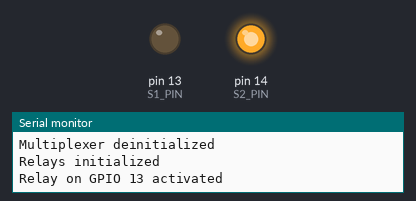
This sketch was run on a simulated Arduino Uno, built with avr-gcc and run on an emulated ATmega328P. On the bench: output pins drawn as LEDs (lit = HIGH), the last lines printed to the serial monitor.

Above: at 0.1 s.
At 5.1 s:
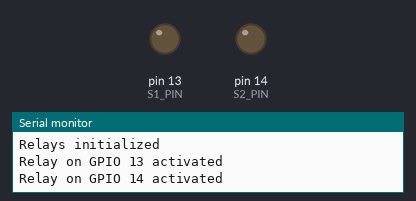
At 10.1 s:
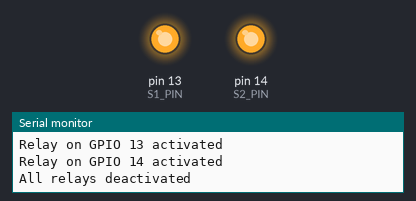
Timing chart, 0 to 11.6 s (numbered marks = the images above):
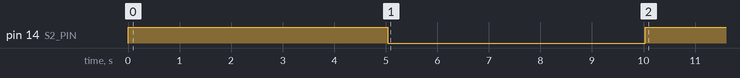

The sketch:

relay_part_2.ino
```cpp
// Pin definitions for the multiplexer and relays
#define S0_PIN 12      // GPIO 12 - S0 for 74HC4051
#define S1_PIN 13      // GPIO 13 - S1 for 74HC4051 and Relay later
#define S2_PIN 14      // GPIO 14 - S2 for 74HC4051 and Relay later

#define RELAY1_PIN 13  // GPIO 13 - Relay 1
#define RELAY2_PIN 14  // GPIO 14 - Relay 2

void setup() {
  Serial.begin(9600);

  // Initialize 74HC4051 (Multiplexer) pins
  initMultiplexer();

  // Simulate using the multiplexer
  //selectMultiplexerChannel(0);  // Select channel 0 for analog reading

  // After using the multiplexer, deinitialize the multiplexer pins
  deinitMultiplexer();

  // Reinitialize GPIO 13 and 14 for relay control
  initRelays();

  // Activate relays for testing
  activateRelay(RELAY1_PIN);
  delay(5000);
  activateRelay(RELAY2_PIN);
  delay(5000);
  deactivateRelays();
}

void initMultiplexer() {
  pinMode(S0_PIN, OUTPUT);
  pinMode(S1_PIN, OUTPUT);
  pinMode(S2_PIN, OUTPUT);

  Serial.println("Multiplexer initialized");
}

void deinitMultiplexer() {
  // Set multiplexer control pins back to INPUT (deinitialize)
  pinMode(S0_PIN, INPUT);
  pinMode(S1_PIN, INPUT);
  pinMode(S2_PIN, INPUT);

  Serial.println("Multiplexer deinitialized");
}

void selectMultiplexerChannel(int channel) {
  // Assuming we're selecting one of 8 channels (3-bit selection)
  digitalWrite(S0_PIN, bitRead(channel, 0));
  digitalWrite(S1_PIN, bitRead(channel, 1));
  digitalWrite(S2_PIN, bitRead(channel, 2));

  Serial.print("Multiplexer channel selected: ");
  Serial.println(channel);
}

void initRelays() {
  pinMode(RELAY1_PIN, OUTPUT);
  pinMode(RELAY2_PIN, OUTPUT);

  // Ensure relays are initially off
  digitalWrite(RELAY1_PIN, HIGH);
  digitalWrite(RELAY2_PIN, HIGH);

  Serial.println("Relays initialized");
}

void activateRelay(int relayPin) {
  digitalWrite(relayPin, LOW);  // Turn on relay
  Serial.print("Relay on GPIO ");
  Serial.print(relayPin);
  Serial.println(" activated");
}

void deactivateRelays() {
  digitalWrite(RELAY1_PIN, HIGH);
  digitalWrite(RELAY2_PIN, HIGH);

  Serial.println("All relays deactivated");
}

void loop() {
  // Add any repeating tasks if necessary
}
```
